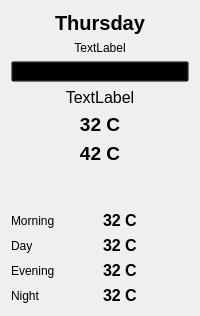
               <widget class="QFrame" name="frame_4">
                <property name="frameShape">
                 <enum>QFrame::NoFrame</enum>
                </property>
                <property name="frameShadow">
                 <enum>QFrame::Sunken</enum>
                </property>
                <layout class="QVBoxLayout" name="verticalLayout_60">
                 <item>
                  <layout class="QVBoxLayout" name="verticalLayout_61">
                   <item>
                    <layout class="QVBoxLayout" name="verticalLayout_62">
                     <item>
                      <widget class="QLabel" name="label_5day_day4">
                       <property name="font">
                        <font>
                         <family>Helvetica</family>
                         <pointsize>15</pointsize>
                         <weight>75</weight>
                         <bold>true</bold>
                        </font>
                       </property>
                       <property name="toolTip">
                        <string>Day of the week</string>
                       </property>
                       <property name="text">
                        <string>Thursday</string>
                       </property>
                       <property name="alignment">
                        <set>Qt::AlignCenter</set>
                       </property>
                      </widget>
                     </item>
                     <item>
                      <widget class="QLabel" name="label_5day_day4_date">
                       <property name="toolTip">
                        <string>Date (dd/mm/yyyy)</string>
                       </property>
                       <property name="text">
                        <string>TextLabel</string>
                       </property>
                       <property name="alignment">
                        <set>Qt::AlignCenter</set>
                       </property>
                      </widget>
                     </item>
                     <item>
                      <widget class="QToolButton" name="toolButton_5day_day4_pic">
                       <property name="sizePolicy">
                        <sizepolicy hsizetype="Expanding" vsizetype="Expanding">
                         <horstretch>0</horstretch>
                         <verstretch>0</verstretch>
                        </sizepolicy>
                       </property>
                       <property name="styleSheet">
                        <string notr="true">QToolButton{
background:transparent;
}</string>
                       </property>
                       <property name="text">
                        <string>...</string>
                       </property>
                       <property name="icon">
                        <iconset resource="resources.qrc">
                         <normaloff>:/icons/01d.png</normaloff>:/icons/01d.png</iconset>
                       </property>
                       <property name="iconSize">
                        <size>
                         <width>80</width>
                         <height>80</height>
                        </size>
                       </property>
                      </widget>
                     </item>
                     <item>
                      <widget class="QLabel" name="label_5day_day4_desc">
                       <property name="font">
                        <font>
                         <family>Helvetica</family>
                         <pointsize>12</pointsize>
                        </font>
                       </property>
                       <property name="whatsThis">
                        <string>Weather summary</string>
                       </property>
                       <property name="text">
                        <string>TextLabel</string>
                       </property>
                       <property name="alignment">
                        <set>Qt::AlignCenter</set>
                       </property>
                       <property name="wordWrap">
                        <bool>true</bool>
                       </property>
                      </widget>
                     </item>
                     <item>
                      <layout class="QHBoxLayout" name="horizontalLayout_82">
                       <item>
                        <layout class="QVBoxLayout" name="verticalLayout_63">
                         <item>
                          <widget class="QLabel" name="label_5day_day4_min">
                           <property name="font">
                            <font>
                             <family>Helvetica</family>
                             <pointsize>14</pointsize>
                             <weight>75</weight>
                             <bold>true</bold>
                            </font>
                           </property>
                           <property name="toolTip">
                            <string>Minimum temperature</string>
                           </property>
                           <property name="text">
                            <string>32 C</string>
                           </property>
                           <property name="alignment">
                            <set>Qt::AlignCenter</set>
                           </property>
                          </widget>
                         </item>
                         <item>
                          <widget class="QLabel" name="label_5day_day4_max">
                           <property name="font">
                            <font>
                             <family>Helvetica</family>
                             <pointsize>14</pointsize>
                             <weight>75</weight>
                             <bold>true</bold>
                            </font>
                           </property>
                           <property name="toolTip">
                            <string>Maximum temperature</string>
                           </property>
                           <property name="text">
                            <string>42 C</string>
                           </property>
                           <property name="alignment">
                            <set>Qt::AlignCenter</set>
                           </property>
                          </widget>
                         </item>
                        </layout>
                       </item>
                      </layout>
                     </item>
                    </layout>
                   </item>
                   <item>
                    <spacer name="verticalSpacer_7">
                     <property name="orientation">
                      <enum>Qt::Vertical</enum>
                     </property>
                     <property name="sizeHint" stdset="0">
                      <size>
                       <width>20</width>
                       <height>40</height>
                      </size>
                     </property>
                    </spacer>
                   </item>
                   <item>
                    <layout class="QVBoxLayout" name="verticalLayout_64">
                     <item>
                      <layout class="QHBoxLayout" name="horizontalLayout_83">
                       <item>
                        <widget class="QLabel" name="label_170">
                         <property name="text">
                          <string>Morning</string>
                         </property>
                        </widget>
                       </item>
                       <item>
                        <widget class="QLabel" name="label_5day_day4_morn">
                         <property name="font">
                          <font>
                           <family>Helvetica</family>
                           <pointsize>12</pointsize>
                           <weight>75</weight>
                           <bold>true</bold>
                          </font>
                         </property>
                         <property name="text">
                          <string>32 C</string>
                         </property>
                        </widget>
                       </item>
                      </layout>
                     </item>
                     <item>
                      <layout class="QHBoxLayout" name="horizontalLayout_84">
                       <item>
                        <widget class="QLabel" name="label_172">
                         <property name="text">
                          <string>Day</string>
                         </property>
                        </widget>
                       </item>
                       <item>
                        <widget class="QLabel" name="label_5day_day4_day">
                         <property name="font">
                          <font>
                           <family>Helvetica</family>
                           <pointsize>12</pointsize>
                           <weight>75</weight>
                           <bold>true</bold>
                          </font>
                         </property>
                         <property name="text">
                          <string>32 C</string>
                         </property>
                        </widget>
                       </item>
                      </layout>
                     </item>
                     <item>
                      <layout class="QHBoxLayout" name="horizontalLayout_85">
                       <item>
                        <widget class="QLabel" name="label_174">
                         <property name="text">
                          <string>Evening</string>
                         </property>
                        </widget>
                       </item>
                       <item>
                        <widget class="QLabel" name="label_5day_day4_even">
                         <property name="font">
                          <font>
                           <family>Helvetica</family>
                           <pointsize>12</pointsize>
                           <weight>75</weight>
                           <bold>true</bold>
                          </font>
                         </property>
                         <property name="text">
                          <string>32 C</string>
                         </property>
                        </widget>
                       </item>
                      </layout>
                     </item>
                     <item>
                      <layout class="QHBoxLayout" name="horizontalLayout_86">
                       <item>
                        <widget class="QLabel" name="label_176">
                         <property name="text">
                          <string>Night</string>
                         </property>
                        </widget>
                       </item>
                       <item>
                        <widget class="QLabel" name="label_5day_day4_night">
                         <property name="font">
                          <font>
                           <family>Helvetica</family>
                           <pointsize>12</pointsize>
                           <weight>75</weight>
                           <bold>true</bold>
                          </font>
                         </property>
                         <property name="text">
                          <string>32 C</string>
                         </property>
                        </widget>
                       </item>
                      </layout>
                     </item>
                    </layout>
                   </item>
                  </layout>
                 </item>
                </layout>
               </widget>
